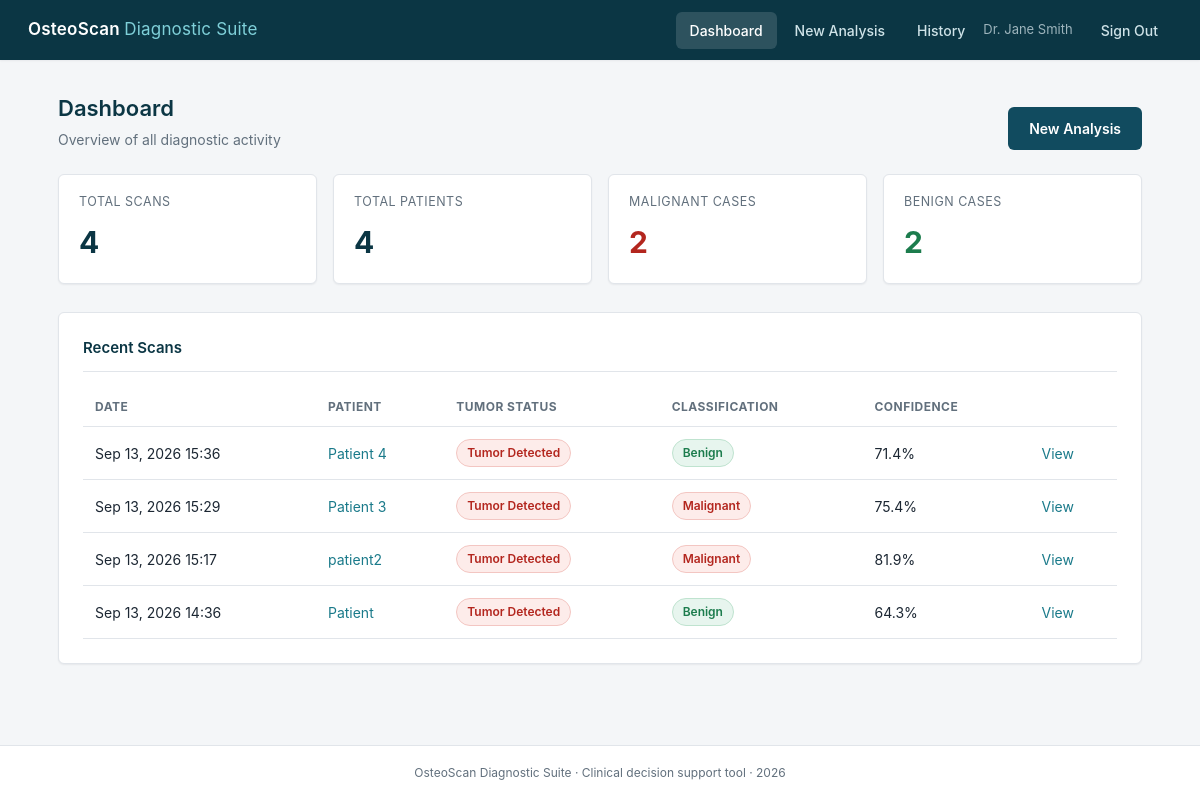
The page /dashboard (signed in) on the database its author committed.
### app/models.py (models this page shows, shortened)
class User(db.Model, UserMixin):
    __tablename__ = "user"
    id = db.Column(db.Integer, primary_key=True)
    full_name = db.Column(db.String(120), nullable=False)
    email = db.Column(db.String(120), unique=True, nullable=False, index=True)
    password_hash = db.Column(db.String(255), nullable=False)
    created_at = db.Column(db.DateTime, default=datetime.utcnow)
    scans = db.relationship("Scan", backref="clinician", lazy=True)

class Scan(db.Model):
    __tablename__ = "scan"
    id = db.Column(db.Integer, primary_key=True)
    patient_id = db.Column(db.Integer, db.ForeignKey("patient.id"), nullable=False)
    user_id = db.Column(db.Integer, db.ForeignKey("user.id"), nullable=False)
    original_image = db.Column(db.String(255))
    tumor_detected = db.Column(db.Boolean, default=False)
    tumor_confidence = db.Column(db.Float)
    tumor_gradcam = db.Column(db.String(255))
    classification = db.Column(db.String(20))  # 'Benign' or 'Malignant'
    classification_confidence = db.Column(db.Float)
    classification_gradcam = db.Column(db.String(255))
    notes = db.Column(db.Text)
    created_at = db.Column(db.DateTime, default=datetime.utcnow)

class Patient(db.Model):
    __tablename__ = "patient"
    id = db.Column(db.Integer, primary_key=True)
    patient_code = db.Column(db.String(20), unique=True, nullable=False, index=True)
    name = db.Column(db.String(120), nullable=False)
    age = db.Column(db.Integer)
    gender = db.Column(db.String(10))
    created_at = db.Column(db.DateTime, default=datetime.utcnow)
    scans = db.relationship(
        "Scan", backref="patient", lazy=True, order_by="Scan.created_at.desc()"
    )

### app/main/routes.py (the view)
@main_bp.route("/dashboard")
@login_required
def dashboard():
    stats = {
        "total_scans": Scan.query.count(),
        "total_patients": Patient.query.count(),
        "tumor_positive": Scan.query.filter_by(tumor_detected=True).count(),
        "malignant_count": Scan.query.filter_by(classification="Malignant").count(),
        "benign_count": Scan.query.filter_by(classification="Benign").count(),
    }
    recent_scans = Scan.query.order_by(Scan.created_at.desc()).limit(8).all()
    return render_template("main/dashboard.html", stats=stats, recent_scans=recent_scans)

### app/__init__.py (called while the page is built)
def create_app(config_object=None):
    app = Flask(__name__)
    if config_object is None:
        from config import Config as config_object
    app.config.from_object(config_object)
    base_dir = os.path.abspath(os.path.dirname(os.path.dirname(__file__)))
    os.makedirs(os.path.join(base_dir, "instance"), exist_ok=True)
    os.makedirs(app.config["UPLOAD_FOLDER"], exist_ok=True)
    os.makedirs(app.config["RESULTS_FOLDER"], exist_ok=True)
    db.init_app(app)
    login_manager.init_app(app)
    csrf.init_app(app)
    from .auth.routes import auth_bp
    from .main.routes import main_bp
    app.register_blueprint(auth_bp)
    app.register_blueprint(main_bp)
    with app.app_context():
        db.create_all()
    @app.context_processor
    def inject_now():
        from datetime import datetime
        return {"current_year": datetime.utcnow().year}
    return app

### app/models.py (called while the page is built)
@login_manager.user_loader
def load_user(user_id):
    return User.query.get(int(user_id))

### app/templates/main/dashboard.html (shortened to what this page needs)
{% extends "base.html" %}
{% block content %}
<div class="page-header">
  <div>
    <h1>Dashboard</h1>
    <div class="subtitle">Overview of all diagnostic activity</div>
  </div>
  <a href="{{ url_for('main.new_scan') }}" class="btn btn-primary">New Analysis</a>
</div>
<div class="stat-grid">
  <div class="stat-card">
    <div class="stat-label">Total Scans</div>
    <div class="stat-value">{{ stats.total_scans }}</div>
  </div>
  <div class="stat-card">
    <div class="stat-label">Total Patients</div>
    <div class="stat-value">{{ stats.total_patients }}</div>
  </div>
  <div class="stat-card accent-malignant">
    <div class="stat-label">Malignant Cases</div>
    <div class="stat-value">{{ stats.malignant_count }}</div>
  </div>
  <div class="stat-card accent-benign">
    <div class="stat-label">Benign Cases</div>
    <div class="stat-value">{{ stats.benign_count }}</div>
  </div>
</div>
<div class="card">
  <div class="card-title">Recent Scans</div>
  {% if recent_scans %}
  <table>
    <thead>
      <tr>
        <th>Date</th>
        <th>Patient</th>
        <th>Tumor Status</th>
        <th>Classification</th>
        <th>Confidence</th>
        <th></th>
      </tr>
    </thead>
    <tbody>
      {% for scan in recent_scans %}
      <tr>
        <td>{{ scan.created_at.strftime('%b %d, %Y %H:%M') }}</td>
        <td><a href="{{ url_for('main.patient_detail', patient_id=scan.patient.id) }}">{{ scan.patient.name }}</a></td>
        <td>
          {% if scan.tumor_detected %}
            <span class="badge badge-malignant">Tumor Detected</span>
          {% else %}
            <span class="badge badge-benign">No Tumor</span>
          {% endif %}
        </td>
        <td>
          {% if scan.classification == 'Malignant' %}
            <span class="badge badge-malignant">Malignant</span>
          {% elif scan.classification == 'Benign' %}
            <span class="badge badge-benign">Benign</span>
          {% else %}
            <span class="badge badge-neutral">N/A</span>
          {% endif %}
        </td>
        <td>
          {% if scan.classification_confidence %}
            {{ "%.1f"|format(scan.classification_confidence * 100) }}%
          {% else %}
            {{ "%.1f"|format(scan.tumor_confidence * 100) }}%
          {% endif %}
        </td>
        <td><a href="{{ url_for('main.result', scan_id=scan.id) }}">View</a></td>
      </tr>
      {% endfor %}
    </tbody>
  </table>
  {% else %}
  <div class="empty-state">No scans have been analyzed yet. Start with a new analysis.</div>
  {% endif %}
</div>
{% endblock %}

### app/templates/base.html (shortened to what this page needs)
<!DOCTYPE html>
<html lang="en">
<head>
  <link rel="stylesheet" href="{{ url_for('static', filename='css/style.css') }}">
</head>
<body>
  <div class="app-shell">
    {% if current_user.is_authenticated %}
    <header class="topbar">
      <div class="brand">OsteoScan <span>Diagnostic Suite</span></div>
      <nav>
        <a href="{{ url_for('main.dashboard') }}" class="{{ 'active' if request.endpoint == 'main.dashboard' }}">Dashboard</a>
        <a href="{{ url_for('main.new_scan') }}" class="{{ 'active' if request.endpoint == 'main.new_scan' }}">New Analysis</a>
        <a href="{{ url_for('main.history') }}" class="{{ 'active' if request.endpoint == 'main.history' }}">History</a>
        <span class="user-info">{{ current_user.full_name }}</span>
        <a href="{{ url_for('auth.logout') }}">Sign Out</a>
      </nav>
    </header>
    {% endif %}
    <main class="main-content">
      {% block content %}{% endblock %}
    </main>
    <footer class="footer">
      OsteoScan Diagnostic Suite &middot; Clinical decision support tool &middot; {{ current_year }}
    </footer>
  </div>
</body>
</html>

### app/static/css/style.css (style rules this page uses)
:root { --color-bg: #f4f6f8; --color-surface: #ffffff; --color-border: #e1e5ea; --color-text: #1c2733; --color-text-muted: #62707d; --color-primary: #114b5f; --color-primary-dark: #0b3644; --color-accent: #1a7a8a; --color-success: #1c7c4d; --color-success-bg: #e7f5ee; --color-error: #b3261e; --color-error-bg: #fdecea; --color-warning: #a15c00; --color-warning-bg: #fff4e0; --color-benign: #1c7c4d; --color-malignant: #b3261e; --radius: 6px; --shadow-sm: 0 1px 2px rgba(16, 24, 32, 0.06); --shadow-md: 0 2px 10px rgba(16, 24, 32, 0.08); --font-sans: -apple-system, BlinkMacSystemFont, "Segoe UI", Roboto, Helvetica, Arial, sans-serif; }
* { box-sizing: border-box; }
html, body { margin: 0; padding: 0; }
body { font-family: var(--font-sans); background: var(--color-bg); color: var(--color-text); font-size: 15px; line-height: 1.5; -webkit-font-smoothing: antialiased; }
a { color: var(--color-accent); text-decoration: none; }
h1, h2, h3, h4 { font-weight: 600; color: var(--color-primary-dark); margin: 0 0 0.4em 0; }
.app-shell { min-height: 100vh; display: flex; flex-direction: column; }
.topbar { background: var(--color-primary-dark); color: #fff; display: flex; align-items: center; justify-content: space-between; padding: 0 28px; height: 60px; box-shadow: var(--shadow-sm); }
.topbar .brand { font-size: 17px; font-weight: 600; letter-spacing: 0.2px; color: #fff; }
.topbar .brand span { color: #7fd0d9; font-weight: 400; }
.topbar nav { display: flex; align-items: center; gap: 4px; }
.topbar nav a { color: #cfe3e8; font-size: 14px; font-weight: 500; padding: 8px 14px; border-radius: var(--radius); }
.topbar nav a.active { background: rgba(255, 255, 255, 0.14); color: #fff; }
.topbar .user-info { color: #9db4bc; font-size: 13px; margin-right: 10px; }
.main-content { flex: 1; width: 100%; max-width: 1140px; margin: 0 auto; padding: 32px 28px 60px 28px; }
.page-header { display: flex; align-items: flex-end; justify-content: space-between; margin-bottom: 24px; flex-wrap: wrap; gap: 12px; }
.page-header h1 { font-size: 22px; margin-bottom: 4px; }
.page-header .subtitle { color: var(--color-text-muted); font-size: 14px; }
.footer { text-align: center; color: var(--color-text-muted); font-size: 12px; padding: 18px; border-top: 1px solid var(--color-border); background: var(--color-surface); }
.card { background: var(--color-surface); border: 1px solid var(--color-border); border-radius: var(--radius); box-shadow: var(--shadow-sm); padding: 24px; }
.card-title { font-size: 15px; font-weight: 600; color: var(--color-primary-dark); margin-bottom: 16px; padding-bottom: 12px; border-bottom: 1px solid var(--color-border); }
.stat-grid { display: grid; grid-template-columns: repeat(4, 1fr); gap: 16px; margin-bottom: 28px; }
.stat-card { background: var(--color-surface); border: 1px solid var(--color-border); border-radius: var(--radius); padding: 18px 20px; box-shadow: var(--shadow-sm); }
.stat-card .stat-label { font-size: 12.5px; text-transform: uppercase; letter-spacing: 0.04em; color: var(--color-text-muted); margin-bottom: 8px; }
.stat-card .stat-value { font-size: 30px; font-weight: 700; color: var(--color-primary-dark); }
.stat-card.accent-malignant .stat-value { color: var(--color-malignant); }
.stat-card.accent-benign .stat-value { color: var(--color-benign); }
.btn { display: inline-block; font-family: var(--font-sans); font-size: 14px; font-weight: 600; padding: 10px 20px; border-radius: var(--radius); border: 1px solid transparent; cursor: pointer; text-align: center; }
.btn-primary { background: var(--color-primary); color: #fff; }
table { width: 100%; border-collapse: collapse; font-size: 14px; }
thead th { text-align: left; font-size: 12px; text-transform: uppercase; letter-spacing: 0.04em; color: var(--color-text-muted); padding: 10px 12px; border-bottom: 1px solid var(--color-border); }
tbody td { padding: 12px 12px; border-bottom: 1px solid var(--color-border); vertical-align: middle; }
.badge { display: inline-block; font-size: 12px; font-weight: 600; padding: 4px 10px; border-radius: 100px; border: 1px solid transparent; }
.badge-malignant { background: var(--color-error-bg); color: var(--color-malignant); border-color: #f3c6c2; }
.badge-benign { background: var(--color-success-bg); color: var(--color-benign); border-color: #bfe3cf; }

### rows shown on the page
User: full_name "Dr. Jane Smith"
Scan: created_at "Sep 13, 2026 15:36", patient.name "Patient 4", tumor_detected "Tumor Detected", classification "Benign", scan.classification_confidence*100 "71.4"
Scan: created_at "Sep 13, 2026 15:29", patient.name "Patient 3", tumor_detected "Tumor Detected", classification "Malignant", scan.classification_confidence*100 "75.4"
Scan: created_at "Sep 13, 2026 15:17", patient.name "patient2", tumor_detected "Tumor Detected", classification "Malignant", scan.classification_confidence*100 "81.9"
Scan: created_at "Sep 13, 2026 14:36", patient.name "Patient", tumor_detected "Tumor Detected", classification "Benign", scan.classification_confidence*100 "64.3"

### other values the page prints
{{ stats.total_scans }} "4"
{{ stats.total_patients }} "4"
{{ stats.malignant_count }} "2"
{{ stats.benign_count }} "2"
